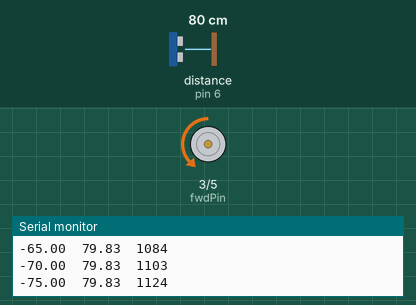
This sketch was run on a simulated Arduino Uno, built with avr-gcc and run on an emulated ATmega328P. On the bench: motor-driver pin pairs drawn as motors (green arrow = first pin HIGH = forward, orange = second pin HIGH = backward, longer = more drive), the last lines printed to the serial monitor. Wiring (inferred from the names in the program): ultrasonic range finder: trigger pin 2; echo pin 6. Inputs (shaded band) come from the test bench; at power-on: distance to the obstacle (sensor on pin 6) 80 cm. The echo pulse lasts 58.3 µs per cm.

Above: at 1.2 s.
1.3 s: distance to the obstacle (sensor on pin 6) set to 120 cm
At 2.1 s:
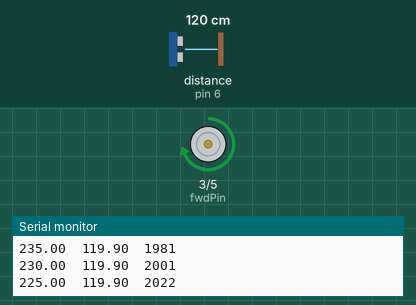
4.3 s: distance to the obstacle (sensor on pin 6) set to 2 cm
7.3 s: distance to the obstacle (sensor on pin 6) set to 250 cm
At 15.65 s:
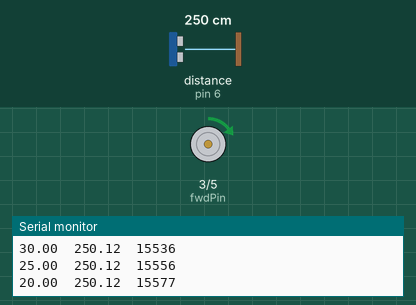
Timing chart, 0 to 16.3 s (numbered marks = the images above; inputs shaded):
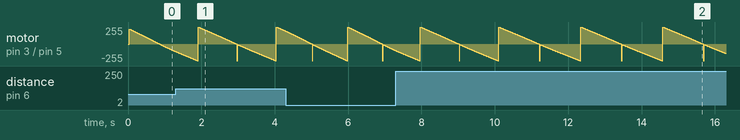

The sketch:

rampa_neg_1.ino
```cpp
#define trigPin 2
#define echoPin 6
#define fwdPin 3
#define bwdPin 5

const float pulso_millis=500;

int t;
float distancia, duracion, salida, output=255, ancho=1000;

void setup() {
  Serial.begin(9600);
  pinMode (trigPin,OUTPUT);
  pinMode (echoPin,INPUT);
  pinMode (fwdPin,OUTPUT);
  pinMode (bwdPin,OUTPUT);
}

void loop() {
  t = millis();
  output -= 5;
  if (output<=-255)
  {
    output=255;
  }


    Serial.print(output);
    Serial.print("\t");
    Serial.print(distancia);
    Serial.print("\t");
    Serial.println(t);


  if(output>0)
  {
    analogWrite(fwdPin,output);
    digitalWrite(bwdPin,LOW);
  }
  else if(output<0)
  {
    salida=abs(output);
    analogWrite(bwdPin,salida);
    digitalWrite(fwdPin,LOW);
  }

  digitalWrite (trigPin,HIGH);
  delayMicroseconds (1000);
  digitalWrite (trigPin,LOW);
  duracion = pulseIn(echoPin,HIGH);
  distancia=(duracion/2) / 29.1;
}
```
